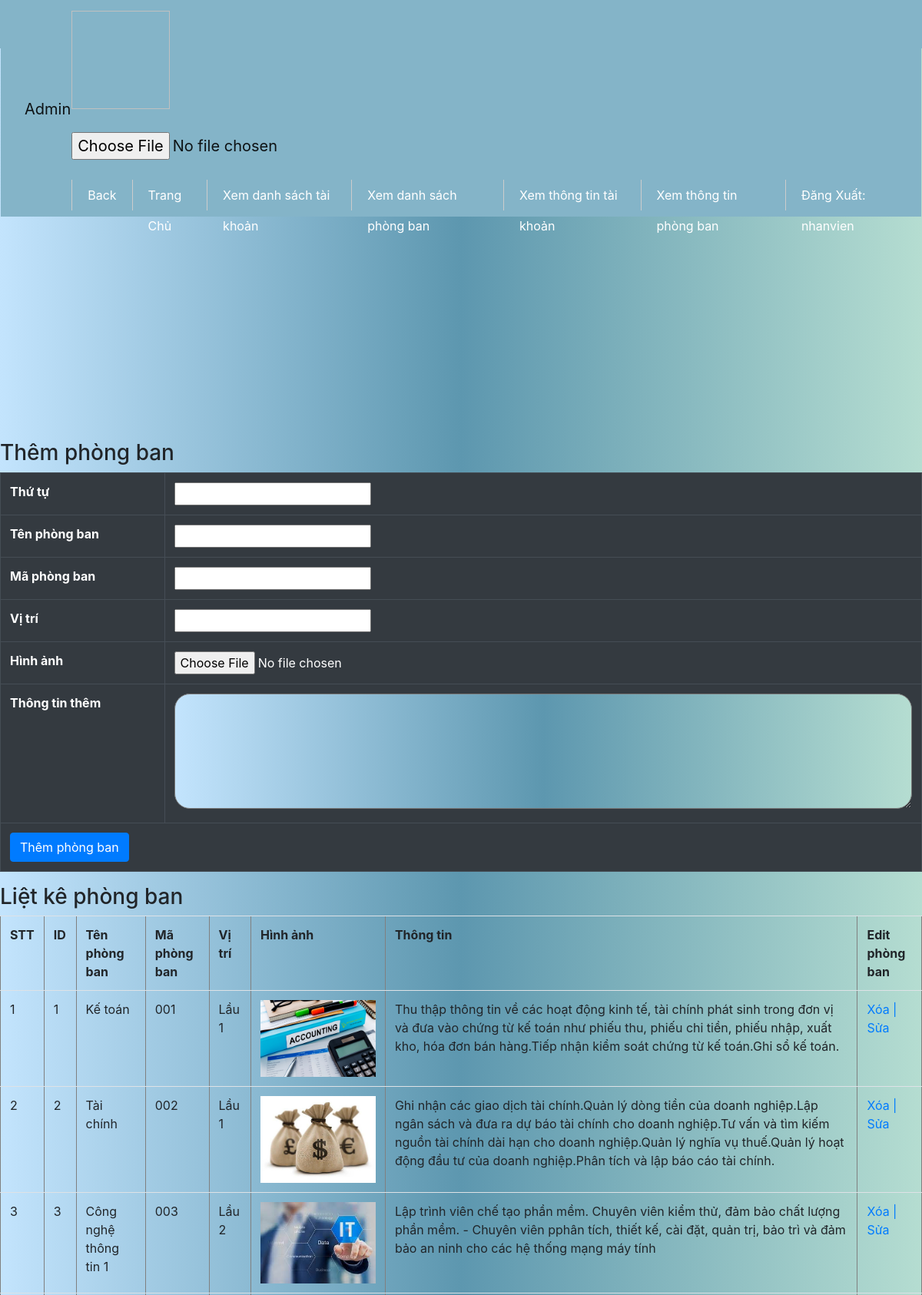
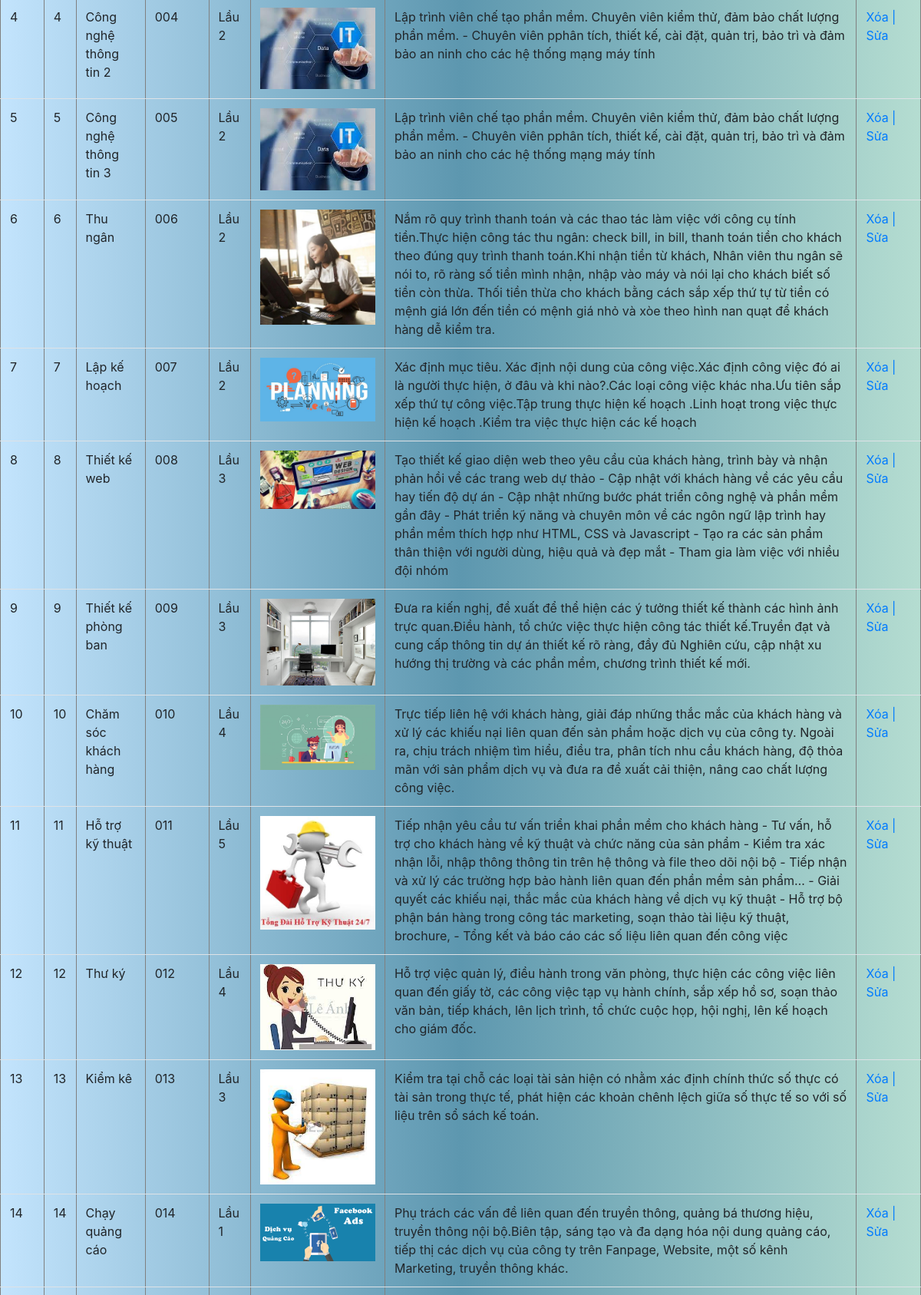
The page /source/admin/index.php?action=quanliphongban&query=them (signed in, upper part) on the database its author committed (2 pictures, top to bottom).
### tables this page shows
CREATE TABLE `tbl_phongban` (
  `thutu` int(11) NOT NULL,
  `ten_phongban` varchar(250) NOT NULL,
  `ma_phongban` varchar(100) NOT NULL,
  `vitri` varchar(50) NOT NULL,
  `hinhanh` varchar(100) NOT NULL,
  `thongtin` text NOT NULL
);

### source/admin/modules/quanliphongban/lietke.php (the view)
<?php
$sql_lietke="SELECT * FROM tbl_phongban  ORDER BY thutu asc  ";
$row_lietke=mysqli_query($mysqli,$sql_lietke);
 ?>
 <h3>Liệt kê phòng ban </h3>
<table border="1" style="width: 100%" class="table table-hover">
  <tr>
  	<th>STT</th>
    <th>ID</th>
    <th>Tên phòng ban </th>
     <th>Mã phòng ban </th>
      <th>Vị trí </th>
        <th>Hình ảnh</th>
        <th>Thông tin</th>
        <th>Edit phòng ban</th>
  </tr>
  <?php
  	$i=0;
  	while($row=mysqli_fetch_array($row_lietke)) {
  			$i++;
   ?>
 <tr>
   <td><?php echo $i ?></td>
     <td><?php echo $row['thutu'] ?></td>
    <td><?php echo $row['ten_phongban'] ?></td>
     <td><?php echo $row['ma_phongban'] ?></td>
 <td><?php echo $row['vitri'] ?></td>
  <td><img src="../images/<?php echo $row['hinhanh'] ?> " width="150px"></td>
 <td><?php echo $row['thongtin'] ?></td>
    <td>
    		<a href="modules/quanliphongban/xuly.php?ma_phongban=<?php echo $row['ma_phongban']?> ">Xóa  |</a>
    		<a href="?action=quanliphongban&query=sua&thutu=<?php echo $row['thutu']?>">Sửa</a>
    </td>
  </tr>
  <?php
}
   ?>
</table>

### source/style.css (style rules this page uses)
body { background-image: linear-gradient(to left ,#b5ddd1,rgb(93 151 175),#c3e4fd) !important; }
body { width: 100%; background-image: linear-gradient(to left ,#b5ddd1,rgb(93 151 175),#c3e4fd) !important; font-family: 'Gamja Flower'; }

### rows shown on the page
tbl_phongban: thutu "1", ten_phongban "Kế toán", ma_phongban "001", vitri "Lầu 1", hinhanh (picture), thongtin "Thu thập thông tin về các hoạt động kinh tế, tài chính phát sinh trong đơn vị và đưa vào chứng từ kế toán như phiếu thu, phiếu chi tiền, phiếu nhập, xuất kho, hóa đơn bán hàng.Tiếp nhận kiểm soát chứng từ kế toán.Ghi sổ kế toán."
tbl_phongban: thutu "2", ten_phongban "Tài chính", ma_phongban "002", vitri "Lầu 1", hinhanh (picture), thongtin "Ghi nhận các giao dịch tài chính.Quản lý dòng tiền của doanh nghiệp.Lập ngân sách và đưa ra dự báo tài chính cho doanh nghiệp.Tư vấn và tìm kiếm nguồn tài chính dài hạn cho doanh nghiệp.Quản lý nghĩa vụ thuế.Quản lý hoạt động đầu tư của doanh nghiệp.Phân tích và lập báo cáo tài chính."
tbl_phongban: thutu "3", ten_phongban "Công nghệ thông tin 1", ma_phongban "003", vitri "Lầu 2", hinhanh (picture), thongtin "Lập trình viên chế tạo phần mềm. Chuyên viên kiểm thử, đảm bảo chất lượng phần mềm. - Chuyên viên pphân tích, thiết kế, cài đặt, quản trị, bảo trì và đảm bảo an ninh cho các hệ thống mạng máy tính"
tbl_phongban: thutu "4", ten_phongban "Công nghệ thông tin 2", ma_phongban "004", vitri "Lầu 2", hinhanh (picture), thongtin "Lập trình viên chế tạo phần mềm. Chuyên viên kiểm thử, đảm bảo chất lượng phần mềm. - Chuyên viên pphân tích, thiết kế, cài đặt, quản trị, bảo trì và đảm bảo an ninh cho các hệ thống mạng máy tính"
tbl_phongban: thutu "5", ten_phongban "Công nghệ thông tin 3", ma_phongban "005", vitri "Lầu 2", hinhanh (picture), thongtin "Lập trình viên chế tạo phần mềm. Chuyên viên kiểm thử, đảm bảo chất lượng phần mềm. - Chuyên viên pphân tích, thiết kế, cài đặt, quản trị, bảo trì và đảm bảo an ninh cho các hệ thống mạng máy tính"
tbl_phongban: thutu "6", ten_phongban "Thu ngân", ma_phongban "006", vitri "Lầu 2", hinhanh (picture), thongtin "Nắm rõ quy trình thanh toán và các thao tác làm việc với công cụ tính tiền.Thực hiện công tác thu ngân: check bill, in bill, thanh toán tiền cho khách theo đúng quy trình thanh toán.Khi nhận tiền từ khách, Nhân viên thu ngân sẽ nói to, rõ ràng số tiền mình nhận, nhập vào máy và nói lại cho khách biết số tiền còn thừa. Thối tiền thừa cho khách bằng cách sắp xếp thứ tự từ tiền có mệnh giá lớn đến tiền có mệnh giá nhỏ và xòe theo hình nan quạt để khách hàng dễ kiểm tra."
tbl_phongban: thutu "7", ten_phongban "Lập kế hoạch", ma_phongban "007", vitri "Lầu 2", hinhanh (picture), thongtin "Xác định mục tiêu. Xác định nội dung của công việc.Xác định công việc đó ai là người thực hiện, ở đâu và khi nào?.Các loại công việc khác nha.Ưu tiên sắp xếp thứ tự công việc.Tập trung thực hiện kế hoạch .Linh hoạt trong việc thực hiện kế hoạch .Kiểm tra việc thực hiện các kế hoạch"
tbl_phongban: thutu "8", ten_phongban "Thiết kế web", ma_phongban "008", vitri "Lầu 3", hinhanh (picture), thongtin "Tạo thiết kế giao diện web theo yêu cầu của khách hàng, trình bày và nhận phản hồi về các trang web dự thảo - Cập nhật với khách hàng về các yêu cầu hay tiến độ dự án - Cập nhật những bước phát triển công nghệ và phần mềm gần đây - Phát triển kỹ năng và chuyên môn về các ngôn ngữ lập trình hay phần mềm thích hợp như HTML, CSS và Javascript - Tạo ra các sản phẩm thân thiện với người dùng, hiệu quả và đẹp mắt - Tham gia làm việc với nhiều đội nhóm"
tbl_phongban: thutu "9", ten_phongban "Thiết kế phòng ban", ma_phongban "009", vitri "Lầu 3", hinhanh (picture), thongtin "Đưa ra kiến nghị, đề xuất để thể hiện các ý tưởng thiết kế thành các hình ảnh trực quan.Điều hành, tổ chức việc thực hiện công tác thiết kế.Truyền đạt và cung cấp thông tin dự án thiết kế rõ ràng, đầy đủ Nghiên cứu, cập nhật xu hướng thị trường và các phần mềm, chương trình thiết kế mới."
tbl_phongban: thutu "10", ten_phongban "Chăm sóc khách hàng", ma_phongban "010", vitri "Lầu 4", hinhanh (picture), thongtin "Trực tiếp liên hệ với khách hàng, giải đáp những thắc mắc của khách hàng và xử lý các khiếu nại liên quan đến sản phẩm hoặc dịch vụ của công ty. Ngoài ra, chịu trách nhiệm tìm hiểu, điều tra, phân tích nhu cầu khách hàng, độ thỏa mãn với sản phẩm dịch vụ và đưa ra đề xuất cải thiện, nâng cao chất lượng công việc."
tbl_phongban: thutu "11", ten_phongban "Hỗ trợ kỹ thuật", ma_phongban "011", vitri "Lầu 5", hinhanh (picture), thongtin "Tiếp nhận yêu cầu tư vấn triển khai phần mềm cho khách hàng - Tư vấn, hỗ trợ cho khách hàng về kỹ thuật và chức năng của sản phẩm - Kiểm tra xác nhận lỗi, nhập thông thông tin trên hệ thông và file theo dõi nội bộ - Tiếp nhận và xử lý các trường hợp bảo hành liên quan đến phần mềm sản phẩm… - Giải quyết các khiếu nại, thắc mắc của khách hàng về dịch vụ kỹ thuật - Hỗ trợ bộ phận bán hàng trong công tác marketing, soạn thảo tài liệu kỹ thuật, brochure, - Tổng kết và báo cáo các số liệu liên quan đến công việc"
tbl_phongban: thutu "12", ten_phongban "Thư ký", ma_phongban "012", vitri "Lầu 4", hinhanh (picture), thongtin "Hỗ trợ việc quản lý, điều hành trong văn phòng, thực hiện các công việc liên quan đến giấy tờ, các công việc tạp vụ hành chính, sắp xếp hồ sơ, soạn thảo văn bản, tiếp khách, lên lịch trình, tổ chức cuộc họp, hội nghị, lên kế hoạch cho giám đốc."
tbl_phongban: thutu "13", ten_phongban "Kiểm kê", ma_phongban "013", vitri "Lầu 3", hinhanh (picture), thongtin "Kiểm tra tại chỗ các loại tài sản hiện có nhằm xác định chính thức số thực có tài sản trong thực tế, phát hiện các khoản chênh lệch giữa số thực tế so với số liệu trên sổ sách kế toán."
tbl_phongban: thutu "14", ten_phongban "Chạy quảng cáo", ma_phongban "014", vitri "Lầu 1", hinhanh (picture), thongtin "Phụ trách các vấn đề liên quan đến truyền thông, quảng bá thương hiệu, truyền thông nội bộ.Biên tập, sáng tạo và đa dạng hóa nội dung quảng cáo, tiếp thị các dịch vụ của công ty trên Fanpage, Website, một số kênh Marketing, truyền thông khác."

### other values the page prints
$_SESSION['dangnhap'] "nhanvien"
